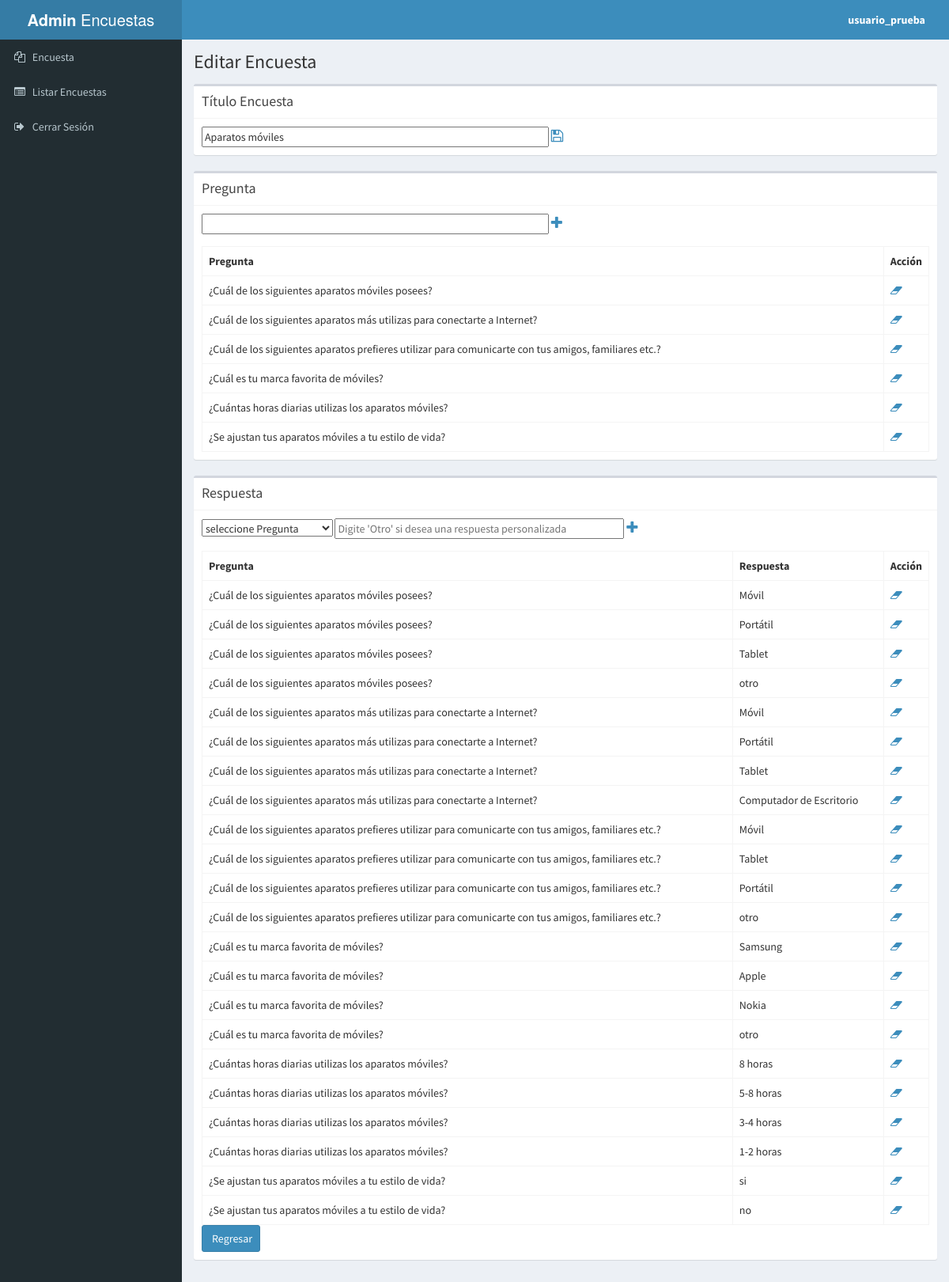
Page /editarEncuesta.php?id=1 (signed in) on the committed database.
### tables this page shows
CREATE TABLE `encuesta` (
  `id_encuesta` int(11) NOT NULL,
  `titulo` varchar(100) NOT NULL,
  `fecha_creacion` datetime NOT NULL,
  `creada_por` varchar(15) NOT NULL,
  `link` text
);

CREATE TABLE `pregunta` (
  `id_pregunta` int(11) NOT NULL,
  `descripcion` varchar(300) NOT NULL,
  `id_encuesta` int(11) NOT NULL
);

CREATE TABLE `respuesta` (
  `id_respuesta` int(11) NOT NULL,
  `descripcion` varchar(150) NOT NULL,
  `id_encuesta` int(11) NOT NULL
);

### modelo/funciones_mysql.php (called while the page is built, shortened)
<?php
class Conexion {
    private $con;
    public function __construct($bd) {
        try {
            $this->con = new PDO('mysql:host=localhost;dbname=' . $bd . ';charset=utf8', 'root', '', array(
                PDO::ATTR_ERRMODE => PDO::ERRMODE_EXCEPTION,
                PDO::MYSQL_ATTR_INIT_COMMAND => "SET NAMES utf8"
            ));
            $this->con->setAttribute(PDO::ATTR_ERRMODE, PDO::ERRMODE_EXCEPTION);
        } catch (PDOException $e) {
            print "¡Error!: " . $e->getMessage() . "<br/>";
            die();
        }
    }
    public function findAll2($query){
        $this->stm = $this->con->prepare($query);
        $this->stm->execute();
        $this->rs = $this->stm->fetchAll(PDO::FETCH_OBJ);
        return $this->rs;
    }
}
?>

### editarEncuesta.php (the view, shortened to what this page needs)
<?php
include './modelo/funciones_mysql.php';
$conexion = new Conexion("sondeo");
$resultado = $conexion->findAll2("SELECT * FROM encuesta WHERE id_encuesta =" . $_GET['id']);
$resultado_pre = $conexion->findAll2("SELECT * FROM pregunta WHERE id_encuesta =" . $_GET['id']);
$query = "SELECT p.id_pregunta, p.descripcion pregunta ,r.id_respuesta, r.descripcion respuesta FROM pregunta p inner join pregunta_respuesta pr on p.id_pregunta = pr.id_pregunta "
        . "inner join respuesta r on pr.id_respuesta = r.id_respuesta"
        . " WHERE p.id_encuesta = " . $_GET['id'] . " and r.id_encuesta = p.id_encuesta";
$consultaG = $conexion->findAll2($query);
?>
<!DOCTYPE html>
<html>
    <head>
        <link href="bootstrap/css/bootstrap.min.css" rel="stylesheet" type="text/css" />
        <link href="https://maxcdn.bootstrapcdn.com/font-awesome/4.3.0/css/font-awesome.min.css" rel="stylesheet" type="text/css" />
        <link href="http://code.ionicframework.com/ionicons/2.0.0/css/ionicons.min.css" rel="stylesheet" type="text/css" />
        <link href="dist/css/AdminLTE.min.css" rel="stylesheet" type="text/css" />
         <link href="dist/css/skins/_all-skins.min.css" rel="stylesheet" type="text/css" />
        <link href="js/notificaciones.css" rel="stylesheet" type="text/css">
        <link href="js/editar.css" rel="stylesheet" type="text/css">
    </head>
    <body class="skin-blue">
        <div class="wrapper">
            <?php include './header.php'; ?>
            <?php include 'menu.php'; ?>
            <div class="content-wrapper">
                <section class="content-header">
                    <h1>
                        Editar Encuesta
                    </h1>
                </section>
                <section class="content">
                    <form>
                        <div class="box">
                            <div class="box-header with-border">
                                <h3 class="box-title">Título Encuesta</h3>
                            </div>
                            <div class="box-body">
                                <input type="text" name="titulo" id="titulo2" size="55px" value="<?php echo $resultado[0]->titulo; ?>">
                                <a><i class="fa fa-floppy-o" aria-hidden="true" id="tituloEdit" style="font-size:18px;cursor: pointer " data-toggle="tooltip" title="Editar título" onclick="editarTitulo(<?php echo $_GET['id']; ?>)"></i></a>
                            </div>
                        </div>
                        <div class="box">
                            <div class="box-header with-border">
                                <h3 class="box-title">Pregunta</h3>
                            </div>
                            <div class="box-body">
                                <input type="text" name="pregunta" id="pregunta2" size="55px" value="">
                                <a><i class="fa fa-plus" aria-hidden="true"value="+" id="preguntaEdit" style="font-size:18px;cursor: pointer " data-toggle="tooltip" title="Agregar Pregunta" onclick="agregarPregunta(<?php echo $_GET['id'] ?>)"></i></a>
                                <table class="table table-bordered" id="tbl_preguntas2" style="margin-top: 15px">
                                    <tr>
                                        <th>Pregunta</th>
                                        <th style="width: 40px">Acción</th>
                                    </tr>
                                    <?php
                                    foreach ($resultado_pre as $valor) {
                                        ?>
                                        <tr>
                                            <td id="pregunta" data-id_pregunta="<?php echo $valor->id_pregunta; ?>" data-option="opc1" data-idencuesta = "<?php echo $_GET['id']; ?>"><?php echo $valor->descripcion; ?></td>
                                            <td><a><i class="fa fa-eraser" aria-hidden="true" data-toggle="tooltip" title="Eliminar Pregunta" style="cursor: pointer" onclick="validarPregunta(<?php echo $_GET['id'] ?>,<?php echo $valor->id_pregunta ?>)"></i></a></td>
                                        </tr>
                                        <?php
                                    }
                                    ?>
                                </table>
                            </div>
                        </div>
                        <div class="box">
                            <div class="box-header with-border">
                                <h3 class="box-title">Respuesta</h3>
                            </div>
                            <div class="box-body">
                                <select id="selec_preguntas2" style="width: 18%; height: 22px">
                                    <option value="" >seleccione Pregunta</option>
                                </select>
                                <input  type="text" name="respuesta" size="45px" id="respuesta2" placeholder="Digite 'Otro' si desea una respuesta personalizada">
                                <a><i class="fa fa-plus" aria-hidden="true"value="+" id="new_respuesta2" style="font-size:18px;cursor: pointer " data-toggle="tooltip"title="Agregar Respuesta" onclick="agregar(<?php echo $_GET['id'] ?>)"></i></a>
                                <table class="table table-bordered editableTable" id="tbl_respuestas2" style="margin-top: 15px">
                                    <tr>
                                        <th>Pregunta</th>
                                        <th>Respuesta</th>
                                        <th style="width: 40px">Acción</th>
                                    </tr>
                                    <?php
                                    foreach ($consultaG as $valor3) {
                                        ?>
                                        <tr>
                                            <td id="pregunta<?php echo $valor3->id_pregunta ?>"><?php echo $valor3->pregunta; ?></td>
                                            <td id="respuesta<?php echo $valor3->id_pregunta ?>" data-option="opc2" data-idencuesta = "<?php echo $_GET['id']; ?>" data-idrespuesta="<?php echo $valor3->id_respuesta ?>" data-idpregunta="<?php echo $valor3->id_pregunta ?>"> <?php echo $valor3->respuesta;?> </td>
                                            <td><a><i class="fa fa-eraser" aria-hidden="true" data-toggle="tooltip" title="Eliminar Respuesta" style="cursor: pointer" onclick="eliminar(<?php echo $valor3->id_respuesta ?>,<?php echo $_GET['id'] ?>, 1)"></i></a></td>
                                        </tr>
                                        <?php
                                    }
                                    ?>
                                </table>
                                <a href="listado_encuestas.php">
                                    <input  type="button" name="regresar" id="regresar" value="Regresar" class="btn btn-primary" style="width:8%">
                                </a>
                            </div>
                        </div>
                    </form>
                </section>
            </div>
        </div>
    </body>
</html>

### js/editar.css (style rules this page uses)
.editableTable { border:solid 1px; width:100% }
.editableTable td { border:solid 1px; }

### rows in the picture
encuesta: titulo "Aparatos móviles"
pregunta: descripcion "¿Cuál de los siguientes aparatos móviles posees?", respuesta.descripcion "Móvil", respuesta.descripcion "Portátil", respuesta.descripcion "Tablet", respuesta.descripcion "otro"
pregunta: descripcion "¿Cuál de los siguientes aparatos más utilizas para conectarte a Internet?", respuesta.descripcion "Móvil", respuesta.descripcion "Portátil", respuesta.descripcion "Tablet", respuesta.descripcion "Computador de Escritorio"
pregunta: descripcion "¿Cuál de los siguientes aparatos prefieres utilizar para comunicarte con tus amigos, familiares etc.?", respuesta.descripcion "Móvil", respuesta.descripcion "Tablet", respuesta.descripcion "Portátil", respuesta.descripcion "otro"
pregunta: descripcion "¿Cuál es tu marca favorita de móviles?", respuesta.descripcion "Samsung", respuesta.descripcion "Apple", respuesta.descripcion "Nokia", respuesta.descripcion "otro"
pregunta: descripcion "¿Cuántas horas diarias utilizas los aparatos móviles?", respuesta.descripcion "8 horas", respuesta.descripcion "5-8 horas", respuesta.descripcion "3-4 horas", respuesta.descripcion "1-2 horas"
pregunta: descripcion "¿Se ajustan tus aparatos móviles a tu estilo de vida?", respuesta.descripcion "si", respuesta.descripcion "no"

### other values in the picture
$nombre_usuario "usuario_prueba"
